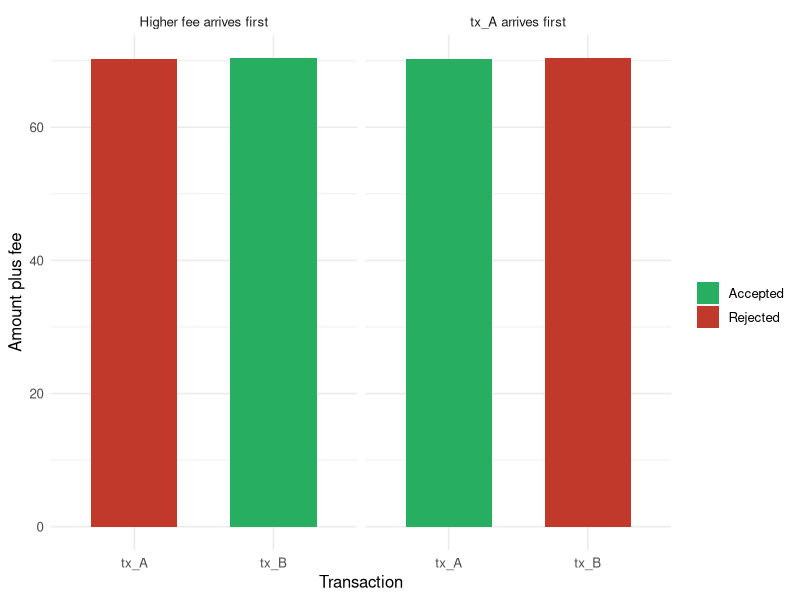
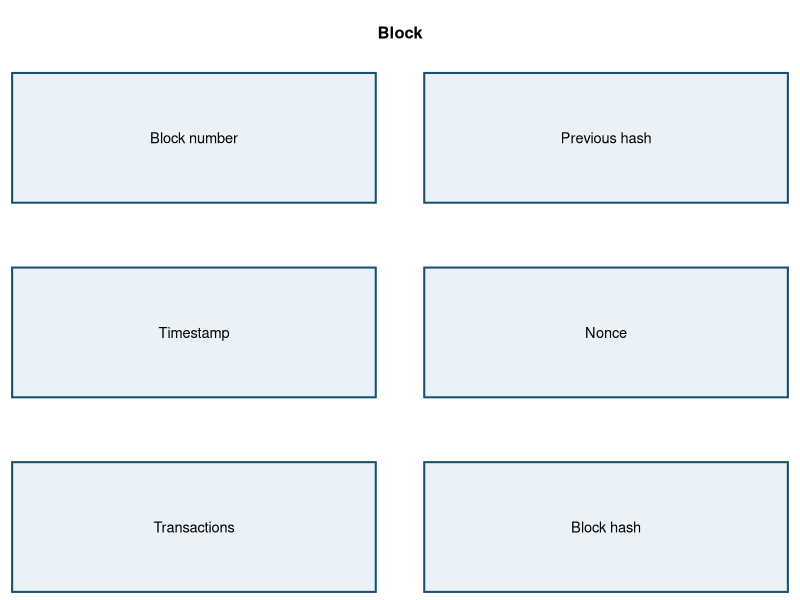
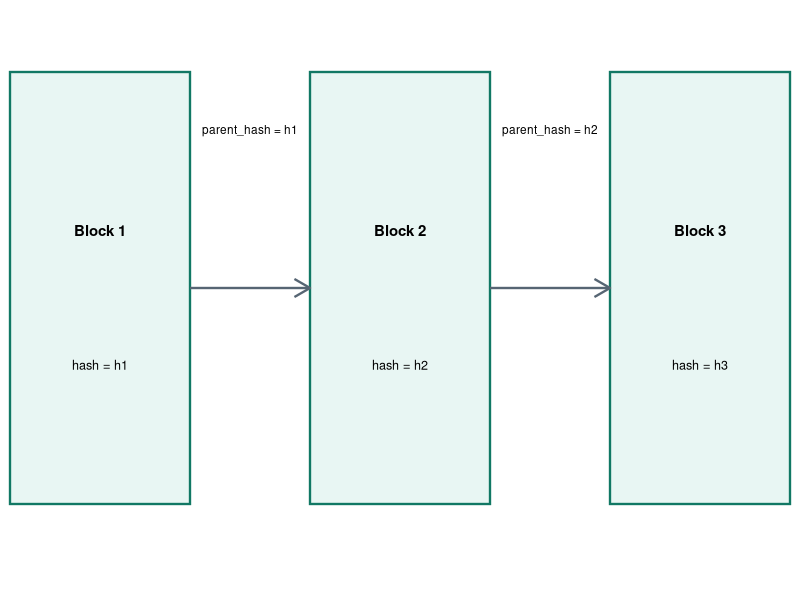
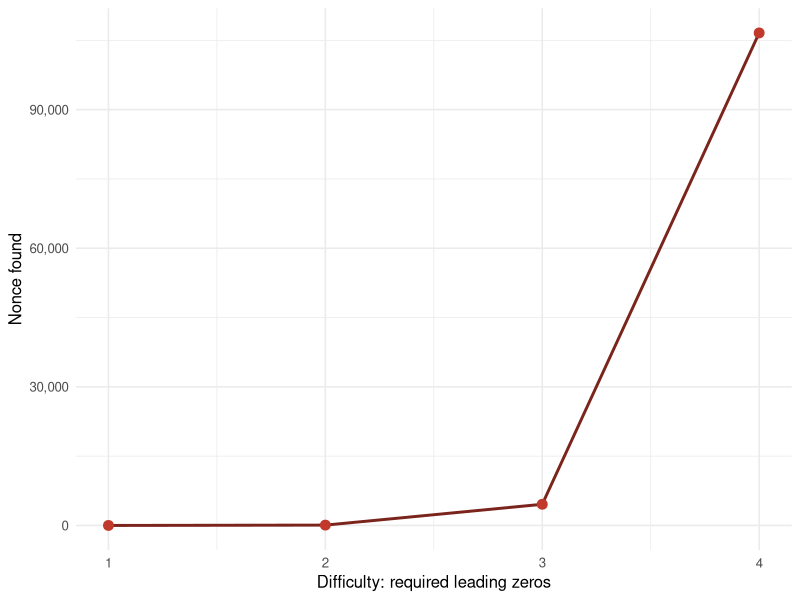
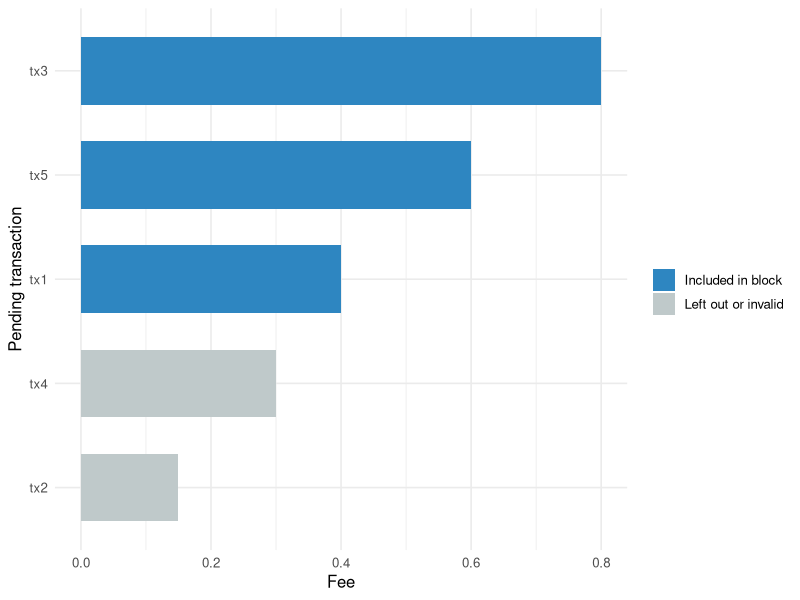
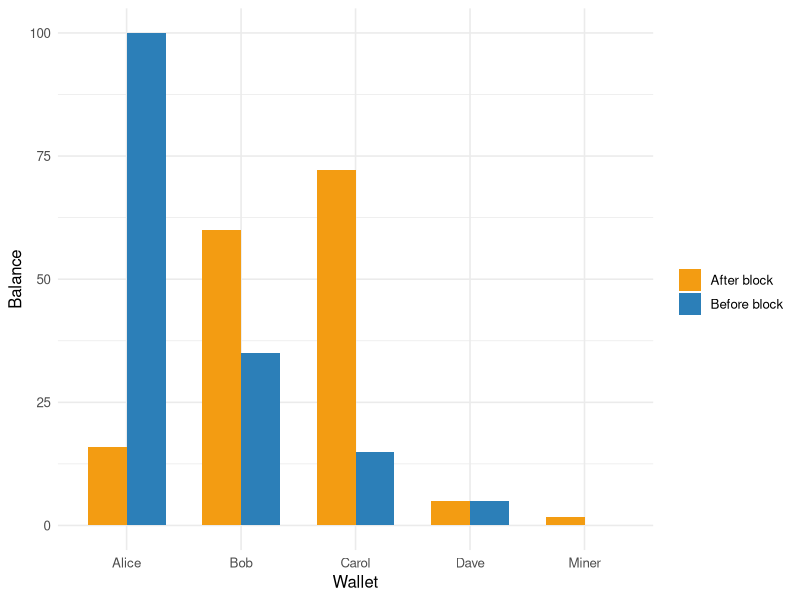
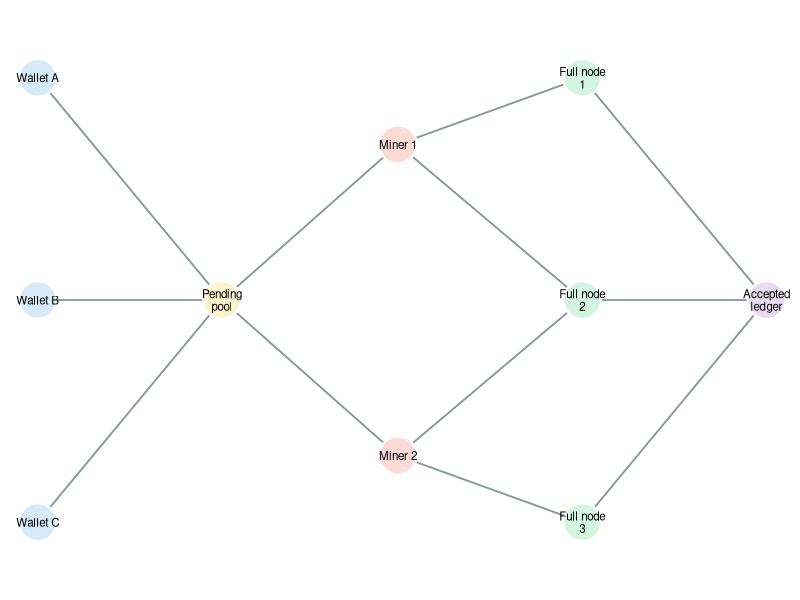
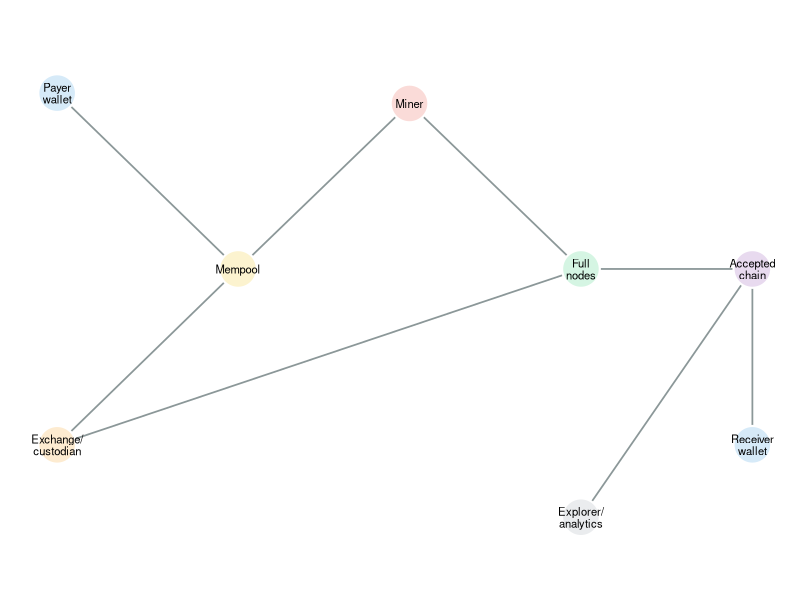

Here is the R script that generated these plots, in order:
## ---- chunk 1
rm(list = ls())

library(digest)
library(dplyr)
library(ggplot2)
library(openssl)
library(tibble)

set.seed(13)
theme_set(theme_minimal(base_size = 12))
## ---- chunk 2
balances <- tibble(
  wallet = c("Alice", "Bob", "Carol", "Dave", "Miner"),
  balance = c(100, 35, 15, 5, 0)
)

balances
## ---- chunk 3
double_spend_attempt <- tibble(
  tx_id = c("tx_A", "tx_B"),
  sender = c("Alice", "Alice"),
  receiver = c("Bob", "Carol"),
  amount = c(70, 70),
  fee = c(0.20, 0.40)
)

apply_ledger_order <- function(pool, balances, miner = "Miner") {
  balances_after <- balances
  outcome <- pool |>
    mutate(total_spent = amount + fee, status = NA_character_)

  for (k in seq_len(nrow(outcome))) {
    tx <- outcome[k, ]
    sender_balance <- balances_after$balance[
      balances_after$wallet == tx$sender
    ]

    valid <- sender_balance >= tx$amount + tx$fee

    if (valid) {
      outcome$status[k] <- "Accepted"
      balances_after$balance[balances_after$wallet == tx$sender] <-
        balances_after$balance[balances_after$wallet == tx$sender] -
        tx$amount - tx$fee
      balances_after$balance[balances_after$wallet == tx$receiver] <-
        balances_after$balance[balances_after$wallet == tx$receiver] +
        tx$amount
      balances_after$balance[balances_after$wallet == miner] <-
        balances_after$balance[balances_after$wallet == miner] + tx$fee
    } else {
      outcome$status[k] <- "Rejected"
    }
  }

  outcome
}

double_spend_outcome <- bind_rows(
  apply_ledger_order(double_spend_attempt, balances) |>
    mutate(ordering = "tx_A arrives first"),
  apply_ledger_order(arrange(double_spend_attempt, desc(fee)), balances) |>
    mutate(ordering = "Higher fee arrives first")
)

double_spend_outcome
## ---- chunk 4
#| fig-width: 7.2
#| fig-height: 3.1
ggplot(
  double_spend_outcome,
  aes(x = tx_id, y = total_spent, fill = status)
) +
  geom_col(width = 0.62) +
  facet_wrap(~ ordering) +
  scale_fill_manual(values = c("Accepted" = "#27AE60",
                               "Rejected" = "#C0392B")) +
  labs(x = "Transaction", y = "Amount plus fee", fill = "")
## ---- chunk 5
#| label: fig-block-structure
#| fig-cap: "A simplified block structure."
#| fig-width: 7
#| fig-height: 2.6
block_boxes <- tibble(
  label = c("Block number", "Timestamp", "Transactions",
            "Previous hash", "Nonce", "Block hash"),
  xmin = c(0, 0, 0, 3.4, 3.4, 3.4),
  xmax = c(3, 3, 3, 6.4, 6.4, 6.4),
  ymin = c(2.4, 1.2, 0, 2.4, 1.2, 0),
  ymax = c(3.2, 2, 0.8, 3.2, 2, 0.8)
)

ggplot(block_boxes) +
  geom_rect(
    aes(xmin = xmin, xmax = xmax, ymin = ymin, ymax = ymax),
    fill = "#EAF2F8", color = "#1B4F72", linewidth = 0.7
  ) +
  geom_text(aes(x = (xmin + xmax) / 2, y = (ymin + ymax) / 2, label = label),
            size = 3.7) +
  annotate("text", x = 3.2, y = 3.45, label = "Block", fontface = "bold",
           size = 4.2) +
  coord_cartesian(xlim = c(-0.1, 6.5), ylim = c(-0.05, 3.65), expand = FALSE) +
  theme_void() +
  theme(plot.margin = margin(0, 0, 0, 0))
## ---- chunk 6
block <- list(
  number = 1,
  timestamp = "2026-01-01 09:00:00",
  data = "Alice pays Bob 10",
  parent_hash = "0",
  nonce = 0
)

block
## ---- chunk 7
digest("Alice pays Bob 10", algo = "sha256")
nchar(digest("Alice pays Bob 10", algo = "sha256"))
## ---- chunk 8
digest("Alice pays Bob 10", algo = "sha256")
digest("Alice pays Bob 11", algo = "sha256")
## ---- chunk 9
hash_block <- function(block) {
  block$hash <- NULL
  digest(block, algo = "sha256")
}

create_block <- function(number, data, parent_hash = "0",
                         nonce = 0, timestamp = Sys.time()) {
  block <- list(
    number = number,
    timestamp = as.character(timestamp),
    data = data,
    parent_hash = parent_hash,
    nonce = nonce
  )
  block$hash <- hash_block(block)
  block
}

block1 <- create_block(
  number = 1,
  data = "Genesis block",
  parent_hash = "0",
  timestamp = "2026-01-01 09:00:00"
)

block2 <- create_block(
  number = 2,
  data = "Alice pays Bob 10",
  parent_hash = block1$hash,
  timestamp = "2026-01-01 09:01:00"
)

block3 <- create_block(
  number = 3,
  data = "Bob pays Carol 5",
  parent_hash = block2$hash,
  timestamp = "2026-01-01 09:02:00"
)

chain <- list(block1, block2, block3)
chain
## ---- chunk 10
validate_chain <- function(chain) {
  for (i in seq_along(chain)) {
    block <- chain[[i]]
    declared_hash <- block$hash
    expected_hash <- hash_block(block)

    if (!identical(declared_hash, expected_hash)) {
      return(FALSE)
    }

    if (i == 1 && block$parent_hash != "0") {
      return(FALSE)
    }

    if (i > 1 && block$parent_hash != chain[[i - 1]]$hash) {
      return(FALSE)
    }
  }

  TRUE
}

validate_chain(chain)
## ---- chunk 11
#| label: fig-chain-hashes
#| fig-cap: "Blocks linked by parent hashes."
#| fig-width: 7.2
#| fig-height: 1.8
chain_plot <- tibble(
  block = c("Block 1", "Block 2", "Block 3"),
  x = c(1, 4, 7),
  y = 1,
  hash = c("h1", "h2", "h3")
)

ggplot(chain_plot) +
  geom_rect(
    aes(xmin = x - 0.9, xmax = x + 0.9, ymin = y - 0.45, ymax = y + 0.45),
    fill = "#E8F6F3", color = "#117864", linewidth = 0.8
  ) +
  geom_text(aes(x = x, y = y + 0.12, label = block), fontface = "bold",
            size = 3.8) +
  geom_text(aes(x = x, y = y - 0.16, label = paste0("hash = ", hash)),
            size = 3.2) +
  geom_segment(
    data = tibble(x = c(1.9, 4.9), xend = c(3.1, 6.1), y = 1, yend = 1),
    aes(x = x, xend = xend, y = y, yend = yend),
    arrow = grid::arrow(length = grid::unit(0.18, "inches")),
    color = "#566573", linewidth = 0.8
  ) +
  annotate("text", x = 2.5, y = 1.33, label = "parent_hash = h1", size = 3) +
  annotate("text", x = 5.5, y = 1.33, label = "parent_hash = h2", size = 3) +
  coord_cartesian(xlim = c(0, 8), ylim = c(0.35, 1.6), expand = FALSE) +
  theme_void() +
  theme(plot.margin = margin(0, 0, 0, 0))
## ---- chunk 12
tampered_chain <- chain
tampered_chain[[2]]$data <- "Alice pays Bob 100"

validate_chain(tampered_chain)
## ---- chunk 13
tampered_rehashed <- tampered_chain
tampered_rehashed[[2]]$hash <- hash_block(tampered_rehashed[[2]])

validate_chain(tampered_rehashed)
## ---- chunk 14
proof_of_work <- function(block, difficulty) {
  target <- paste(rep("0", difficulty), collapse = "")
  nonce <- 0

  repeat {
    block$nonce <- nonce
    candidate_hash <- hash_block(block)

    if (substr(candidate_hash, 1, difficulty) == target) {
      return(list(nonce = nonce, hash = candidate_hash))
    }

    nonce <- nonce + 1
  }
}

pow_block <- list(
  number = 4,
  timestamp = "2026-01-01 09:03:00",
  data = "Carol pays Dave 3",
  parent_hash = block3$hash
)

proof_of_work(pow_block, difficulty = 2)
## ---- chunk 15
difficulty_table <- tibble(difficulty = 1:4) |>
  rowwise() |>
  mutate(nonce = proof_of_work(pow_block, difficulty)$nonce) |>
  ungroup()

difficulty_table
## ---- chunk 16
#| label: fig-pow-difficulty
#| fig-cap: "Proof-of-work trials under increasing toy difficulty."
#| fig-width: 7
#| fig-height: 3.4
ggplot(difficulty_table, aes(x = difficulty, y = nonce)) +
  geom_line(color = "#7B241C", linewidth = 1) +
  geom_point(color = "#C0392B", size = 3) +
  scale_x_continuous(breaks = difficulty_table$difficulty) +
  scale_y_continuous(labels = scales::comma) +
  labs(x = "Difficulty: required leading zeros", y = "Nonce found")
## ---- chunk 17
pending_transactions <- tibble(
  tx_id = c("tx1", "tx2", "tx3", "tx4", "tx5"),
  sender = c("Alice", "Bob", "Carol", "Dave", "Alice"),
  receiver = c("Bob", "Carol", "Alice", "Bob", "Carol"),
  amount = c(25, 20, 12, 12, 70),
  fee = c(0.40, 0.15, 0.80, 0.30, 0.60)
)

pending_transactions
## ---- chunk 18
select_for_block <- function(pool, balances, block_size = 3,
                             miner = "Miner") {
  ordered_pool <- arrange(pool, desc(fee))
  accepted <- ordered_pool[0, ]
  rejected <- ordered_pool[0, ]
  balances_after <- balances

  for (k in seq_len(nrow(ordered_pool))) {
    tx <- ordered_pool[k, ]

    if (nrow(accepted) >= block_size) {
      rejected <- bind_rows(rejected, tx)
      next
    }

    sender_balance <- balances_after$balance[
      balances_after$wallet == tx$sender
    ]

    valid <- length(sender_balance) == 1 &&
      sender_balance >= tx$amount + tx$fee &&
      tx$amount > 0 &&
      tx$fee >= 0

    if (valid) {
      accepted <- bind_rows(accepted, tx)
      balances_after$balance[balances_after$wallet == tx$sender] <-
        balances_after$balance[balances_after$wallet == tx$sender] -
        tx$amount - tx$fee
      balances_after$balance[balances_after$wallet == tx$receiver] <-
        balances_after$balance[balances_after$wallet == tx$receiver] +
        tx$amount
      balances_after$balance[balances_after$wallet == miner] <-
        balances_after$balance[balances_after$wallet == miner] + tx$fee
    } else {
      rejected <- bind_rows(rejected, tx)
    }
  }

  list(accepted = accepted, rejected = rejected, balances = balances_after)
}

block_selection <- select_for_block(
  pending_transactions,
  balances,
  block_size = 3,
  miner = "Miner"
)

block_selection$accepted
block_selection$rejected
block_selection$balances
## ---- chunk 19
#| fig-width: 7
#| fig-height: 3.2
fee_competition <- pending_transactions |>
  mutate(
    status = if_else(tx_id %in% block_selection$accepted$tx_id,
                     "Included in block", "Left out or invalid"),
    tx_id = reorder(tx_id, fee)
  )

ggplot(fee_competition, aes(x = tx_id, y = fee, fill = status)) +
  geom_col(width = 0.65) +
  coord_flip() +
  scale_fill_manual(values = c("Included in block" = "#2E86C1",
                               "Left out or invalid" = "#BFC9CA")) +
  labs(x = "Pending transaction", y = "Fee", fill = "")
## ---- chunk 20
#| label: fig-wallet-balances
#| fig-cap: "Wallet balances before and after the mined block."
balance_plot <- bind_rows(
  mutate(balances, state = "Before block"),
  mutate(block_selection$balances, state = "After block")
)

ggplot(balance_plot, aes(x = wallet, y = balance, fill = state)) +
  geom_col(position = "dodge", width = 0.68) +
  scale_fill_manual(values = c("Before block" = "#2C7FB8",
                               "After block" = "#F39C12")) +
  labs(x = "Wallet", y = "Balance", fill = "")
## ---- chunk 21
sum(block_selection$accepted$fee)
## ---- chunk 22
candidate_block <- list(
  number = 4,
  timestamp = "2026-01-01 09:03:00",
  data = block_selection$accepted,
  parent_hash = block3$hash
)

pow_result <- proof_of_work(candidate_block, difficulty = 2)
candidate_block$nonce <- pow_result$nonce
candidate_block$hash <- pow_result$hash

transaction_chain <- c(chain, list(candidate_block))

validate_chain(transaction_chain)
candidate_block
## ---- chunk 23
altered_transaction_chain <- transaction_chain
altered_transaction_chain[[4]]$data$amount[1] <- 250

validate_chain(altered_transaction_chain)
## ---- chunk 24
alice_key <- rsa_keygen()
alice_public_key <- alice_key$pubkey

signed_transaction <- list(
  sender = "Alice",
  receiver = "Bob",
  amount = 10,
  fee = 0.1
)

serialized_transaction <- serialize(signed_transaction, NULL)
signature <- signature_create(serialized_transaction, sha256, key = alice_key)

signature_verify(
  serialized_transaction,
  signature,
  sha256,
  pubkey = alice_public_key
)
## ---- chunk 25
altered_signed_transaction <- list(
  sender = "Alice",
  receiver = "Carol",
  amount = 10,
  fee = 0.1
)

altered_serialized_transaction <- serialize(altered_signed_transaction, NULL)

tryCatch(
  signature_verify(
    altered_serialized_transaction,
    signature,
    sha256,
    pubkey = alice_public_key
  ),
  error = function(e) FALSE
)
## ---- chunk 26
#| label: fig-network-flow
#| fig-cap: "A simplified peer-to-peer blockchain network."
#| fig-width: 8.6
#| fig-height: 2.8
network_nodes <- tibble(
  id = c("wallet_a", "wallet_b", "wallet_c", "pool",
         "miner_1", "miner_2", "node_1", "node_2", "node_3", "ledger"),
  label = c("Wallet A", "Wallet B", "Wallet C", "Pending\npool",
            "Miner 1", "Miner 2", "Full node\n1", "Full node\n2",
            "Full node\n3", "Accepted\nledger"),
  type = c("Wallet", "Wallet", "Wallet", "Pool",
           "Miner", "Miner", "Node", "Node", "Node", "Ledger"),
  x = c(0, 0, 0, 2.2, 4.3, 4.3, 6.5, 6.5, 6.5, 8.7),
  y = c(3, 2, 1, 2, 2.7, 1.3, 3, 2, 1, 2)
)

network_edges <- tibble(
  from = c("wallet_a", "wallet_b", "wallet_c", "pool", "pool",
           "miner_1", "miner_2", "miner_1", "miner_2",
           "node_1", "node_2", "node_3"),
  to = c("pool", "pool", "pool", "miner_1", "miner_2",
         "node_1", "node_3", "node_2", "node_2",
         "ledger", "ledger", "ledger")
) |>
  left_join(network_nodes |> select(from = id, x, y), by = "from") |>
  rename(x_from = x, y_from = y) |>
  left_join(network_nodes |> select(to = id, x, y), by = "to") |>
  rename(x_to = x, y_to = y)

ggplot() +
  geom_segment(
    data = network_edges,
    aes(x = x_from, y = y_from, xend = x_to, yend = y_to),
    arrow = grid::arrow(length = grid::unit(0.12, "inches")),
    color = "#7F8C8D", linewidth = 0.65, alpha = 0.9
  ) +
  geom_point(
    data = network_nodes,
    aes(x = x, y = y, fill = type),
    shape = 21, size = 12, color = "white", stroke = 1.1
  ) +
  geom_text(
    data = network_nodes,
    aes(x = x, y = y, label = label),
    size = 2.95, lineheight = 0.88
  ) +
  scale_fill_manual(values = c(
    "Wallet" = "#D6EAF8",
    "Pool" = "#FCF3CF",
    "Miner" = "#FADBD8",
    "Node" = "#D5F5E3",
    "Ledger" = "#E8DAEF"
  )) +
  coord_cartesian(xlim = c(-0.45, 9.1), ylim = c(0.65, 3.35), expand = FALSE) +
  guides(fill = "none") +
  theme_void() +
  theme(plot.margin = margin(0, 0, 0, 0))
## ---- chunk 27
#| label: fig-bitcoin-network-roles
#| fig-cap: "Relevant roles in a simplified Bitcoin network."
#| fig-width: 8.4
#| fig-height: 2.8
bitcoin_nodes <- tibble(
  id = c("payer", "receiver", "mempool", "miner", "full_nodes",
         "chain", "exchange", "explorer"),
  label = c("Payer\nwallet", "Receiver\nwallet", "Mempool", "Miner",
            "Full\nnodes", "Accepted\nchain", "Exchange/\ncustodian",
            "Explorer/\nanalytics"),
  type = c("Wallet", "Wallet", "Pool", "Miner", "Node",
           "Ledger", "Access", "Analytics"),
  x = c(0.4, 7.7, 2.3, 4.1, 5.9, 7.7, 0.4, 5.9),
  y = c(2.5, 0.8, 1.65, 2.45, 1.65, 1.65, 0.8, 0.45)
)

bitcoin_edges <- tibble(
  from = c("payer", "mempool", "miner", "full_nodes", "chain",
           "exchange", "chain", "full_nodes"),
  to = c("mempool", "miner", "full_nodes", "chain", "receiver",
         "mempool", "explorer", "exchange")
) |>
  left_join(bitcoin_nodes |> select(from = id, x, y), by = "from") |>
  rename(x_from = x, y_from = y) |>
  left_join(bitcoin_nodes |> select(to = id, x, y), by = "to") |>
  rename(x_to = x, y_to = y)

ggplot() +
  geom_segment(
    data = bitcoin_edges,
    aes(x = x_from, y = y_from, xend = x_to, yend = y_to),
    arrow = grid::arrow(length = grid::unit(0.11, "inches")),
    color = "#7F8C8D", linewidth = 0.6, alpha = 0.9
  ) +
  geom_point(
    data = bitcoin_nodes,
    aes(x = x, y = y, fill = type),
    shape = 21, size = 12, color = "white", stroke = 1.1
  ) +
  geom_text(
    data = bitcoin_nodes,
    aes(x = x, y = y, label = label),
    size = 2.85, lineheight = 0.88
  ) +
  scale_fill_manual(values = c(
    "Wallet" = "#D6EAF8",
    "Pool" = "#FCF3CF",
    "Miner" = "#FADBD8",
    "Node" = "#D5F5E3",
    "Ledger" = "#E8DAEF",
    "Access" = "#FDEBD0",
    "Analytics" = "#EAECEE"
  )) +
  coord_cartesian(xlim = c(-0.2, 8.2), ylim = c(0.05, 2.95), expand = FALSE) +
  guides(fill = "none") +
  theme_void() +
  theme(plot.margin = margin(0, 0, 0, 0))
## ---- chunk 28
#| fig-width: 7.2
#| fig-height: 3.5
confirmation_grid <- as_tibble(expand.grid(
  confirmations = 1:10,
  attacker_share = c(0.10, 0.20, 0.30, 0.40)
)) |>
  mutate(
    catch_up_probability =
      (attacker_share / (1 - attacker_share))^confirmations,
    attacker_label = paste0("q = ",
                            scales::percent(attacker_share, accuracy = 1))
  )

ggplot(
  confirmation_grid,
  aes(x = confirmations, y = catch_up_probability, color = attacker_label)
) +
  geom_line(linewidth = 0.9) +
  geom_point(size = 2) +
  scale_x_continuous(breaks = 1:10) +
  scale_y_log10(labels = scales::label_scientific(digits = 2)) +
  labs(x = "Confirmations",
       y = "Catch-up probability (log scale)", color = "")
## ---- chunk 29
#| fig-width: 8
#| fig-height: 1.1
token_layers <- tibble(
  id = c("asset", "legal", "issuer", "registry", "investors", "cashflow"),
  label = c("Underlying\nasset", "Legal\nclaim", "Issuer/\nservicer",
            "Token\nregistry", "Investors", "Cash-flow\nrule"),
  layer = c("Off-chain", "Off-chain", "Bridge",
            "On-chain", "Market", "Finance"),
  x = c(0.5, 1.9, 3.3, 4.7, 6.1, 7.5),
  y = c(1.5, 1.5, 1.5, 1.5, 1.5, 1.5)
)

token_edges <- tibble(
  from = c("asset", "legal", "issuer", "registry", "investors"),
  to = c("legal", "issuer", "registry", "investors", "cashflow")
) |>
  left_join(token_layers |> select(from = id, x, y), by = "from") |>
  rename(x_from = x, y_from = y) |>
  left_join(token_layers |> select(to = id, x, y), by = "to") |>
  rename(x_to = x, y_to = y) |>
  mutate(
    x_from_plot = x_from + 0.36,
    x_to_plot = x_to - 0.36
  )

ggplot() +
  geom_segment(
    data = token_edges,
    aes(x = x_from_plot, y = y_from, xend = x_to_plot, yend = y_to),
    arrow = grid::arrow(length = grid::unit(0.11, "inches")),
    color = "#7F8C8D", linewidth = 0.65
  ) +
  geom_point(
    data = token_layers,
    aes(x = x, y = y, fill = layer),
    shape = 21, size = 14, color = "white", stroke = 1.1
  ) +
  geom_text(
    data = token_layers,
    aes(x = x, y = y, label = label),
    size = 2.8, lineheight = 0.88
  ) +
  scale_fill_manual(values = c(
    "Off-chain" = "#D6EAF8",
    "Bridge" = "#FDEBD0",
    "On-chain" = "#D5F5E3",
    "Market" = "#E8DAEF",
    "Finance" = "#FCF3CF"
  )) +
  coord_cartesian(xlim = c(-0.1, 8.1), ylim = c(1.35, 1.65),
                  expand = FALSE, clip = "off") +
  guides(fill = "none") +
  theme_void() +
  theme(plot.margin = margin(8, 2, 8, 2))
## ---- chunk 30
token_metadata <- tibble(
  token = "POOL_A_TOKEN",
  underlying = "Hypothetical asset-pool participation",
  total_supply = 1000,
  unit_claim = "1 token = 0.1% of the pool cash-flow rule"
)

token_register <- tibble(
  holder = c("Issuer", "Investor_A", "Investor_B", "Investor_C"),
  token_balance = c(1000, 0, 0, 0)
)

token_metadata
token_register
## ---- chunk 31
transfer_tokens <- function(register, from, to, amount) {
  from_balance <- register$token_balance[register$holder == from]

  valid <- length(from_balance) == 1 &&
    from_balance >= amount &&
    amount > 0 &&
    to %in% register$holder

  if (!valid) {
    stop("Invalid token transfer")
  }

  register$token_balance[register$holder == from] <-
    register$token_balance[register$holder == from] - amount
  register$token_balance[register$holder == to] <-
    register$token_balance[register$holder == to] + amount

  register
}

token_register_after <- token_register |>
  transfer_tokens("Issuer", "Investor_A", 400) |>
  transfer_tokens("Issuer", "Investor_B", 350) |>
  transfer_tokens("Issuer", "Investor_C", 150) |>
  transfer_tokens("Investor_A", "Investor_C", 50)

token_register_after
## ---- chunk 32
#| label: fig-token-register
#| fig-cap: "Token ownership before and after transfers."
token_plot <- bind_rows(
  mutate(token_register, state = "Initial register"),
  mutate(token_register_after, state = "After transfers")
)

ggplot(token_plot, aes(x = holder, y = token_balance, fill = state)) +
  geom_col(position = "dodge", width = 0.68) +
  scale_fill_manual(values = c("Initial register" = "#566573",
                               "After transfers" = "#27AE60")) +
  labs(x = "Holder", y = "Token balance", fill = "")
## ---- chunk 33
cash_flow <- 5000

cash_distribution <- token_register_after |>
  mutate(
    ownership = token_balance / sum(token_balance),
    cash_flow = ownership * cash_flow
  )

cash_distribution
